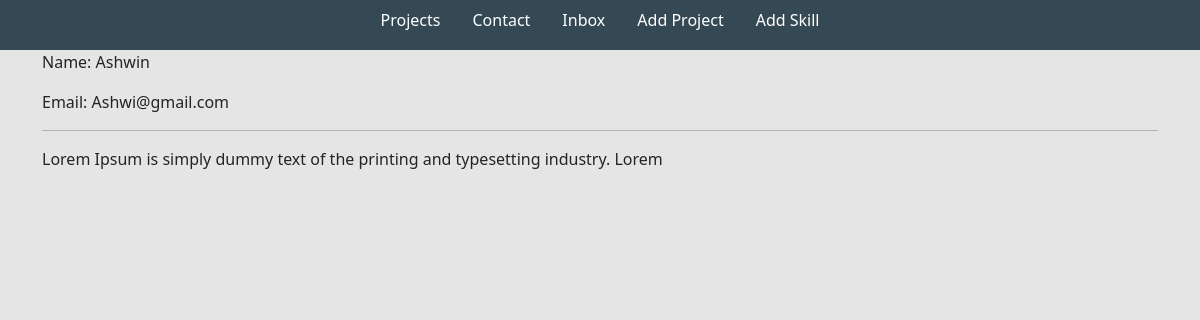
The page /message/d5ab251e-63d6-485a-bb1d-bb7b2954f02c/ (signed in) on the database its author committed.
### base/models.py (models this page shows, shortened)
class Message(models.Model):
    name = models.CharField(max_length=200, null=True)
    email = models.CharField(max_length=200, null=True)
    subject = models.CharField(max_length=200, null=True)
    body = models.TextField()
    is_read = models.BooleanField(default=False)
    created = models.DateTimeField(auto_now_add=True)
    id = models.UUIDField(default=uuid.uuid4, unique=True,
                            primary_key=True, editable=False)

### base/views.py (the view)
# urls.py: path('message/<str:pk>/', views.messagePage, name="message"),
def messagePage(request,pk):
    message = Message.objects.get(id=pk)
    message.is_read = True
    message.save()
    context = {'message': message}
    return render(request, 'base/message.html', context)

### base/templates/base/message.html
{% extends 'base/main.html' %}
{% load static %}
{% block content %}
<div class="container">
    <p>Name: {{message.name}}</p>
    <p>Email: {{message.email}}</p>
    <hr>
    <p>{{message.body}}</p>
</div>
{% endblock content %}

### static/styles/main2.css (style rules this page uses)
body { background-color: #E5E5E5; }

### rows shown on the page
Message: name "Ashwin", email "Ashwi@gmail.com", body "Lorem Ipsum is simply dummy text of the printing and typesetting industry. Lorem"
